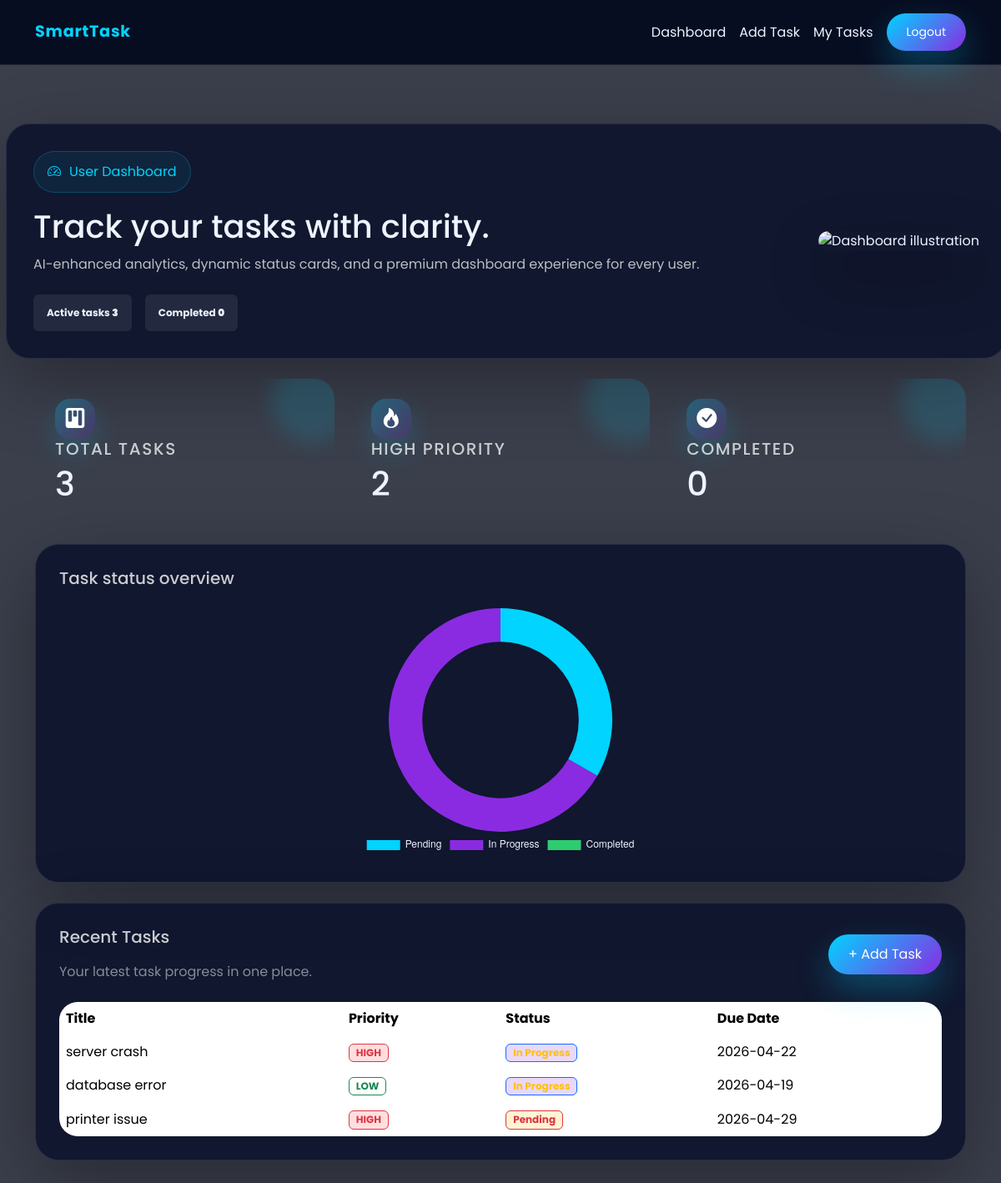
Before: /user_dashboard (signed in) with the older database file.
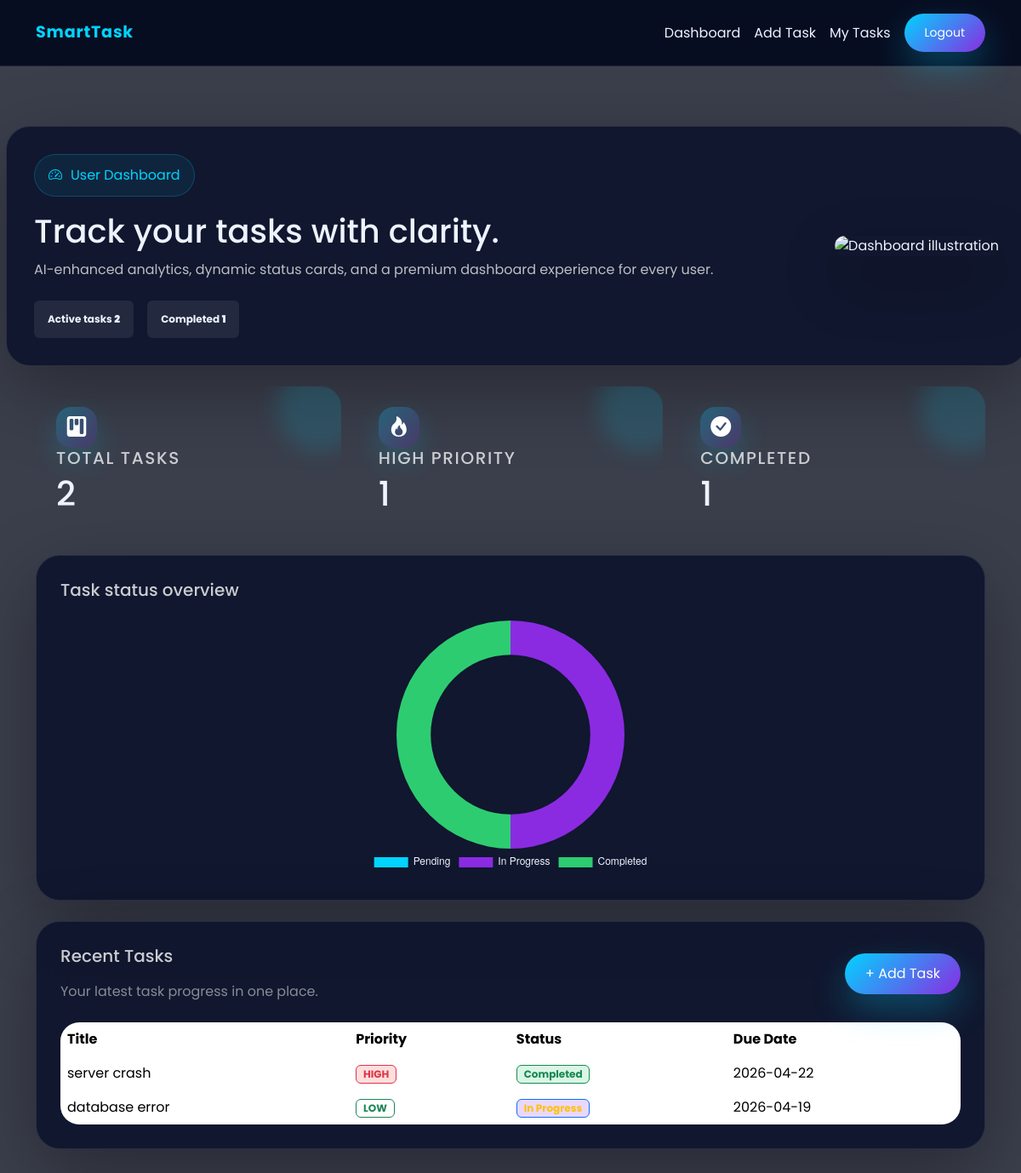
After: the same page with the newer database file.
### tables this page shows
CREATE TABLE tasks (
            id INTEGER PRIMARY KEY AUTOINCREMENT,
            title TEXT NOT NULL,
            description TEXT NOT NULL,
            status TEXT DEFAULT 'Pending',
            priority TEXT,
            due_date DATE,
            user_id INTEGER, category TEXT, file_path TEXT,
            FOREIGN KEY (user_id) REFERENCES users(id)

        );

### app.py (the view)
@app.route("/user_dashboard")
def user_dashboard():
    user_id = session.get('user_id')
    if 'user_id' not in session:
        return redirect(url_for("login"))
    conn = getdb()
    cursor = conn.cursor()
    cursor.execute("SELECT * FROM tasks WHERE user_id=?", (user_id,))
    tasks = cursor.fetchall()
    cursor.execute("SELECT COUNT(*) FROM tasks WHERE user_id=?", (user_id,))
    total = cursor.fetchone()[0]
    cursor.execute("SELECT COUNT(*) FROM tasks WHERE user_id=? AND status='Pending'", (user_id,))
    pending = cursor.fetchone()[0]
    cursor.execute("SELECT COUNT(*) FROM tasks WHERE user_id=? AND status='In Progress'", (user_id,))
    inprogress= cursor.fetchone()[0]
    cursor.execute("SELECT COUNT(*) FROM tasks WHERE user_id=? AND status='Completed'", (user_id,))
    completed= cursor.fetchone()[0]
    cursor.execute("SELECT COUNT(*) FROM tasks WHERE user_id=? AND priority='HIGH'", (user_id,))
    high_priority = cursor.fetchone()[0]
    conn.close()
    session['viewing_dashboard'] = True
    return render_template("user_dashboard.html",alltasks=tasks,total_tasks=total,pending_tasks=pending,inprogresstas=inprogress,high=high_priority,completed=completed)

### app.py (called while the page is built)
@app.after_request
def set_cache_headers(response):
    if response.status_code in [301, 302, 303, 307, 308]:
        response.headers['Cache-Control'] = 'no-store, no-cache, must-revalidate, max-age=0'
        response.headers['Pragma'] = 'no-cache'
        response.headers['Expires'] = '0'
    elif request.endpoint and request.endpoint in ['login', 'register', 'logout', 'user_dashboard', 'admin_dashboard']:
        response.headers['Cache-Control'] = 'no-store, no-cache, must-revalidate, max-age=0, private'
        response.headers['Pragma'] = 'no-cache'
        response.headers['Expires'] = '0'
    elif request.method == 'POST':
        response.headers['Cache-Control'] = 'no-store, no-cache, must-revalidate, max-age=0'
        response.headers['Pragma'] = 'no-cache'
        response.headers['Expires'] = '0'
    return response

def getdb():
    conn = sqlite3.connect(DB_PATH)
    return conn

### templates/user_dashboard.html (shortened to what the changed rows need)
<!DOCTYPE html>
<html lang="en">
<head>
    <link href="https://cdn.jsdelivr.net/npm/bootstrap@5.3.2/dist/css/bootstrap.min.css" rel="stylesheet">
    <link href="https://cdn.jsdelivr.net/npm/bootstrap-icons/font/bootstrap-icons.css" rel="stylesheet">
</head>
<body>
    <div class="app-shell">
        <main class="container py-5" style="padding-top:120px;">
            <section class="hero">
                <div class="hero-card">
                    <div>
                        <h1>Track your tasks with clarity.</h1>
                        <div class="mt-4 d-flex flex-wrap gap-3">
                            <span class="badge badge-primary p-3" style="background:rgba(255,255,255,0.08); color:#eef3ff;">Active tasks <strong>{{ total_tasks or 0 }}</strong></span>
                            <span class="badge badge-secondary p-3" style="background:rgba(255,255,255,0.08); color:#eef3ff;">Completed <strong>{{ completed or 0 }}</strong></span>
                        </div>
                    </div>
                </div>
            </section>
            <section class="stats-grid">
                <div class="stat-card">
                    <div class="icon-sm"><i class="bi bi-kanban-fill fs-4"></i></div>
                    <h5>Total Tasks</h5>
                    <h2>{{ total_tasks or 0 }}</h2>
                </div>
                <div class="stat-card">
                    <div class="icon-sm"><i class="bi bi-fire fs-4"></i></div>
                    <h5>High Priority</h5>
                    <h2>{{ high or 0 }}</h2>
                </div>
                <div class="stat-card">
                    <div class="icon-sm"><i class="bi bi-check-circle-fill fs-4"></i></div>
                    <h5>Completed</h5>
                    <h2>{{ completed or 0 }}</h2>
                </div>
            </section>
            <section class="chart-card">
                <div class="chart-container mt-4"><canvas id="statusChart"></canvas></div>
            </section>
            <section class="table-card">
                {% if alltasks %}
                <div class="table-responsive">
                    <table class="table table-borderless align-middle mb-0">
                        <thead><tr><th>Title</th><th>Priority</th><th>Status</th><th>Due Date</th></tr></thead>
                        <tbody>
                            {% for task in alltasks %}
                            <tr>
                                <td>{{ task[1] }}</td>
                                <td><span class="badge border {% if task[4] in ['HIGH','High'] %}border-danger badge-high text-danger{% elif task[4] in ['MEDIUM','Medium'] %}border-warning badge-medium text-warning{% else %}border-success badge-low text-success{% endif %}">{{ task[4] }}</span></td>
                                <td><span class="badge border {% if task[3] == 'Completed' %}border-success badge-completed text-success{% elif task[3] == 'In Progress' %}border-primary badge-progress text-warning{% else %}border-danger badge-pending text-danger{% endif %}">{{ task[3] }}</span></td>
                                <td>{{ task[5] }}</td>
                            </tr>
                            {% endfor %}
                        </tbody>
                    </table>
                </div>
                {% endif %}
            </section>
        </main>
    </div>
    <script>
        const ctx = document.getElementById('statusChart');
        const pending = {{ pending_tasks | default(0) }};
        const inProgress = {{ inprogresstas | default(0) }};
        const completed = {{ completed | default(0) }};
        new Chart(ctx, { type:'doughnut', data:{ labels:['Pending','In Progress','Completed'], datasets:[{ data:[pending,inProgress,completed], backgroundColor:['#00d4ff','#8a2be2','#2ecc71'], hoverOffset:8, borderWidth:0 }] }, options:{ responsive:true, maintainAspectRatio:false, cutout:'70%', plugins:{ legend:{ position:'bottom', labels:{ color:'#eef3ff' } } } } });
        history.pushState(null, null, window.location.href);
        window.addEventListener('popstate', ()=>window.location.href='/login');
    </script>
</body>
</html>

Changed rows visible on the page:
removed tasks: title "printer issue", priority "HIGH", status "Pending", due_date "2026-04-29"
changed tasks "server crash": status "In Progress" → "Completed"
Other visible differences:
{{ total_tasks or 0 }}: "3" → "2"
{{ completed or 0 }}: "0" → "1"
{{ high or 0 }}: "2" → "1"
chart data {{ pending_tasks | default(0) }}: 1 → 0
chart data {{ inprogresstas | default(0) }}: 2 → 1
chart data {{ completed | default(0) }}: 0 → 1
